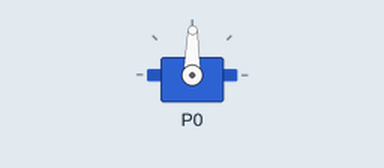
This program was run on a simulated BBC micro:bit running MicroPython. Shown: servo. Servo angles are drawn from the pulse width (0.5 ms = 0°, 2.5 ms = 180°). At 0.0 s the program stops and its outputs stay as they are.

Above: at 0.1 s.
Timing chart, 0 to 1.5 s (numbered marks = the images above):
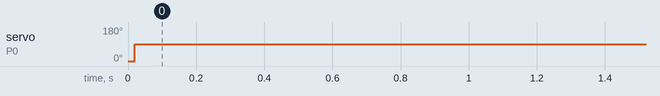

Measured:
- by itself, servo on P0: 0° → 89° at 0.02 s

The program:

servo1025.py
```python
from microbit import *

class servo:
    def __init__(self,pin):
        self.degree=0
        self.pin=pin
        self.pin.set_analog_period(20)
        self.angle(0)

    def angle(self,idegree=None):
        if idegree==None:
            self.degree=0
        else:
            self.degree=idegree

        self.pin.write_analog(int((0.5+(self.degree/90))*(1023/20)))

servo1=servo(pin0)

servo1.angle(90)
```
